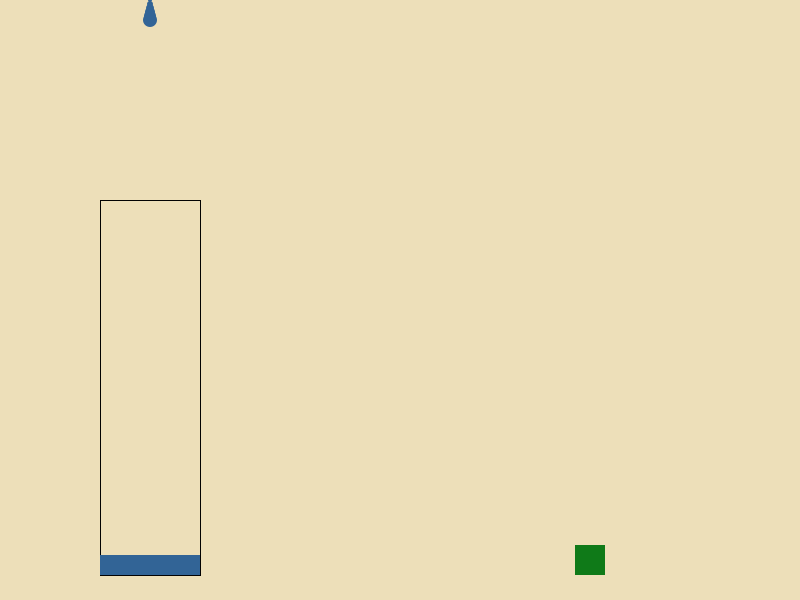
Frame 1 (no input)
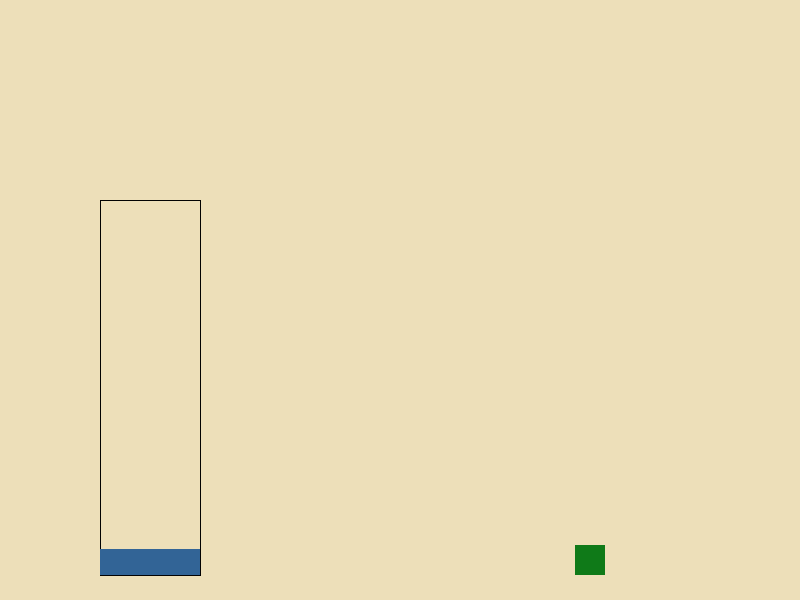
Frame 60 (the mouse pressed at the canvas centre just before this capture)
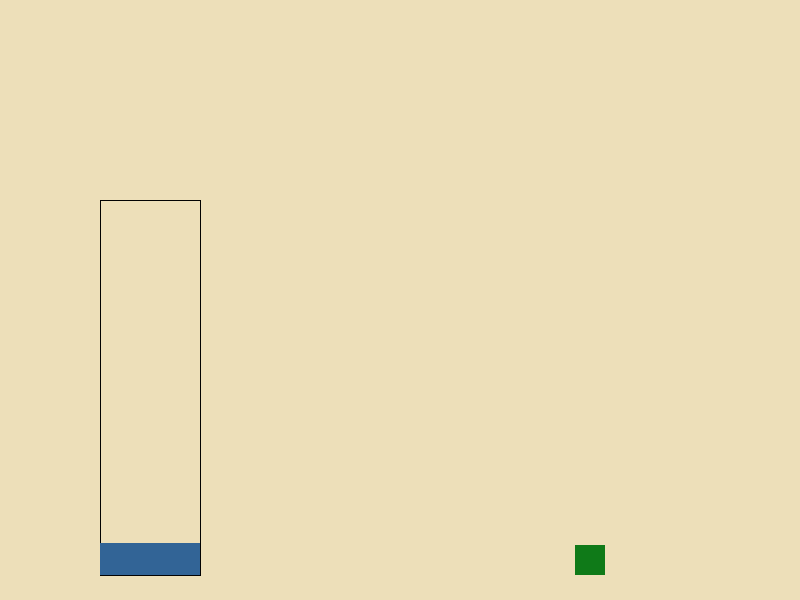
Frame 120 (the mouse held since frame 60 and released just before this capture)

The Processing sketch that drew these frames (run headless with seeded random() and noise(); from frame 60 on, the mouse is pressed at the canvas centre):

// Processing sketch: processing_171476
// ── processing_171476.pde

// Shannon Kraemer
// CTIN 101 - Fall 2014
// Time Assignment
// skraemer@usc.edu

// This program simulates the growth of a flower
// over time. Water drops gather every second and
// spill out every minute. The flower grows as a
// result.
  
  // FOR DROPS TIMER //
  int startingTime;
  int interval = 1000;
  int time = 0;
  int counter = 0;      // keeps track of seconds passed
  
  // FOR FILLCUP AND DROP // 
  color c = color(50,100,150);
  int h = -20;
  
  // FOR DROP //
  float r = 8;        // for styling
  float x = 150;      // ^^^
  float y = -r;       // ^^^
  float speed = 9;
  
  // FOR FLOWER //
  float stemHeight = -30;
  int flowerStartingTime;
  int flowerInterval = 60;
  int flowerTime = 0;
  int flowerCounter = 0;
  int state = 0;

void setup()
{
 size(800,600); 
 startingTime = millis();
 flowerStartingTime = second();
}

// Function: cup()
// Purpose: draws cup figure on screen
void cup()
{
 stroke(2);
 noFill();
 rect(100, 200, 100, 375);
}

// Function: flower()
// Purpose: draws flower figure on screen,
  // keeps track of seconds and minutes passed
void flower()
{
  if(second() < flowerStartingTime + flowerInterval)
 {
  flowerTime++;
  flowerStartingTime = second();
  
  if (flowerCounter < 60)
  {
   fill(15,122,24);
   noStroke();
   rect(575,575,30,stemHeight);  
  } else if (flowerCounter == 60)    // if a minute has passed
    { 
     flowerTime = 0;
     stemHeight -= 6.25;
     flowerCounter++;
     println(flowerCounter);
    }
 }
}

// Function: fillCup()
// Purpose: draws gathered water on screen
void fillCup()
{ 
  noStroke();
  fill(c);
  rect(100,575,100,h);
}

// Function: overflow()
// Purpose: draws animation of water tipping over,
  // resets water and changes state of flower
void overflow()
{
  if(millis() < startingTime + interval)
 {
  time++;
  startingTime = millis();
  
  if (time < 300)
  {
    background(237,223,185);
    stroke(2);
    noFill();
    rect(100, 475, 375, 100);
    
    fill(c);
    noStroke();
    rect(100,550,800,30);
    
    fill(15,122,24);
    noStroke();
    rect(575,575,30,stemHeight);
    stemHeight -= 0.3;              // flower grows by 0.3
    
  } else 
    {
     h = -20;            // reset water height, start over
     state++;            // increment state
    }
 }
}

// Function: stateMachine()
// Purpose: provides special developments in flower's
  //growth (leaves)
void stateMachine()
{
  if(state >= 1)
  {
   fill(15,122,24);
   noStroke();
   ellipse(570,550,20,20);
  }
  if (state >= 2)
  {
   ellipse(610,500,20,20); 
  }
  if (state >= 3)
  {
   ellipse(570,450,20,20);
  }
  if (state >= 4)
  {
   ellipse(610,400,20,20);
  }
  if(state >= 5)
  {
   ellipse(570,350,20,20);
  }
}

// Function: drop()
// Purpose: draws drops to screen, times them to fall
  // exactly every second
void drop()
{
  if(millis() < startingTime + interval)
 {
  time++;
  startingTime = millis();
  
  if (time < 60)
  {
      fill(c);
      noStroke();
      for (int i = 2; i < r; i++ )      // for styling
      {
        ellipse(x,y + i*4,i*2,i*2);    // ^^^
      }
      y += speed;
  } else 
    {
     y = -r;             // starts off-screen
     time = 0;
     counter++;
     h -= 6.25;
     //println(counter);
    }
 }
}

void draw()
{
  background(237,223,185);
  if(h >= -375)                  // as long as water height
  {                                // is still in the container
    drop();
    cup();
    fillCup();
    flower();
    stateMachine();
  } else {                      // otherwise, trigger overflow.
      overflow();
    }
}
